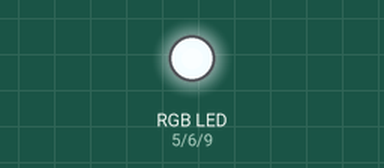
Simulated run of this sketch. Board: Arduino Uno, built with avr-gcc and run on an emulated ATmega328P. Shown: an RGB LED mixed from three pins (HIGH = lit).

Above: at 0.1 s.
Timing chart, 0 to 1.6 s (numbered marks = the images above):
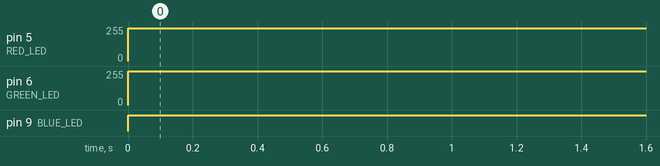

The sketch:

warmwhite.ino
```cpp
//define pins for the red, green and blue LEDs
#define RED_LED 5
#define BLUE_LED 9
#define GREEN_LED 6


void setup() {
  //set up pins to output.
  pinMode(GREEN_LED, OUTPUT);
  pinMode(RED_LED, OUTPUT);
  pinMode(BLUE_LED, OUTPUT);

}


void loop(){


    analogWrite(RED_LED, 244);
    analogWrite(GREEN_LED, 253);
    analogWrite(BLUE_LED, 255);
    delay(1000);


}
```

Measured:
- by itself, pin 5 (RED_LED): 0/255 → 244/255 at 0.00 s
- by itself, pin 6 (GREEN_LED): 0/255 → 253/255 at 0.00 s
- by itself, pin 9 (BLUE_LED): LOW → HIGH at 0.00 s
